Frame 1 (no input): blank canvas, image omitted
Frame 60 (no input): blank canvas, image omitted
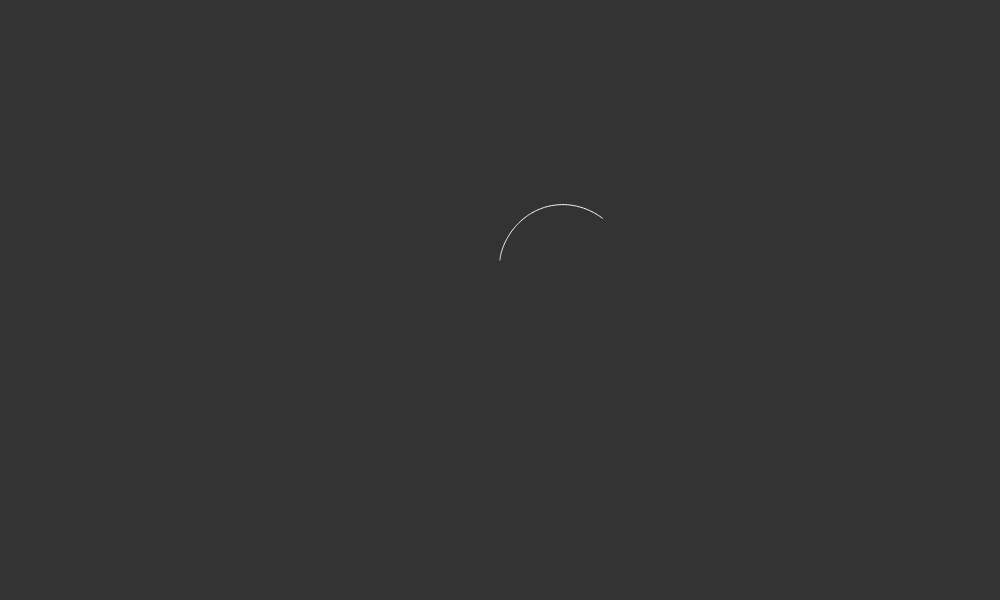
Frame 120 (the mouse pressed at the canvas centre since frame 60)

The p5.js sketch whose frames 1 and 60 were blank and that drew this single picture after the mouse press (run headless with seeded random() and noise() and a simulated clock; from frame 60 on, the mouse is pressed at the canvas centre):

// p5.js sketch
// ── sketch.js
let t;
const heartPoints = [];
const scale = 8;
const maxT = 2 * Math.PI;
const tStep = 0.01;

function setup() {
    t = 0;
    createCanvas(1000, 600);
}

function draw() {
    background(51, 51, 51);
    translate(width / 2, height / 2);

    updateHeartPoints();
    drawHeart();    
}

function updateHeartPoints(){
    if (t < maxT) {
        const currentX = 16 * pow(sin(t), 3);
        const currentY = 13 * cos(t) - 5 * cos(2 * t) - 2 * cos(3 * t) - cos(4 * t);
        heartPoints.push(createVector(currentX  * scale, (-1) * currentY * scale));
        t += tStep;
    }
}

function drawHeart(){
    noFill();
    stroke(255);
    beginShape();
    for (let point of heartPoints) {
        vertex(point.x, point.y);
    }
    endShape();
}
